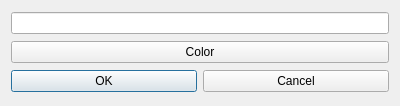
<?xml version="1.0" encoding="UTF-8"?>
<ui version="4.0">
 <class>WaypointDialog</class>
 <widget class="QDialog" name="WaypointDialog">
  <property name="geometry">
   <rect>
    <x>0</x>
    <y>0</y>
    <width>400</width>
    <height>106</height>
   </rect>
  </property>
  <property name="windowTitle">
   <string>Dialog</string>
  </property>
  <layout class="QGridLayout" name="gridLayout">
   <item row="0" column="0" colspan="2">
    <widget class="QLineEdit" name="pinName"/>
   </item>
   <item row="2" column="0">
    <widget class="QPushButton" name="acceptButton">
     <property name="text">
      <string>OK</string>
     </property>
    </widget>
   </item>
   <item row="2" column="1">
    <widget class="QPushButton" name="cancelButton">
     <property name="text">
      <string>Cancel</string>
     </property>
    </widget>
   </item>
   <item row="1" column="0" colspan="2">
    <widget class="QPushButton" name="colorButton">
     <property name="text">
      <string>Color</string>
     </property>
    </widget>
   </item>
  </layout>
 </widget>
 <resources/>
 <connections/>
</ui>
